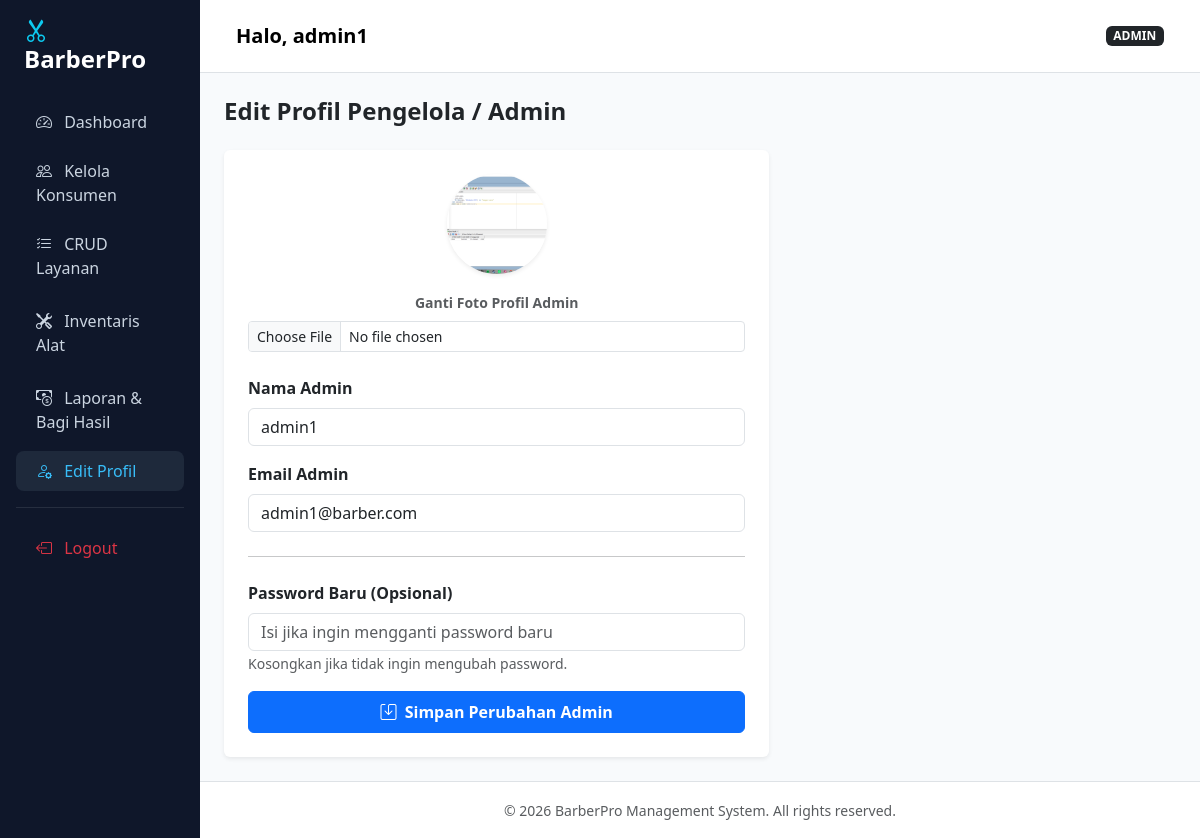
/admin/profil.php (signed in), run on the app's committed database.
### tables this page shows
CREATE TABLE IF NOT EXISTS `users` (
  `id` int NOT NULL AUTO_INCREMENT,
  `nama` varchar(100) DEFAULT NULL,
  `email` varchar(100) DEFAULT NULL,
  `password` varchar(255) DEFAULT '',
  `role` enum('admin','konsumen') NOT NULL DEFAULT 'konsumen',
  `created_at` timestamp NOT NULL DEFAULT (now()) ON UPDATE CURRENT_TIMESTAMP,
  `foto` varchar(255) DEFAULT NULL,
  PRIMARY KEY (`id`)
);

### admin/profil.php (the view, shortened to what this page needs)
<?php
require '../config/koneksi.php';
$admin_id = $_SESSION['user_id'];
$admin = mysqli_fetch_assoc(mysqli_query($conn, "SELECT * FROM users WHERE id = $admin_id"));
include '../includes/header.php';
include '../includes/sidebar.php';
?>
<h4 class="fw-bold mb-4">Edit Profil Pengelola / Admin</h4>
<div class="row">
    <div class="col-md-7">
        <div class="card border-0 shadow-sm p-4">
            <form method="POST" enctype="multipart/form-data">
                <div class="text-center mb-4">
                    <img src="<?= !empty($admin['foto']) ? '../uploads/' . $admin['foto'] : 'https://github.com/mdo.png'; ?>" class="rounded-circle object-fit-cover shadow-sm mb-3" width="100" height="100" alt="Avatar">
                    <div>
                        <label class="form-label fw-semibold small text-muted">Ganti Foto Profil Admin</label>
                        <input type="file" name="foto" class="form-control form-control-sm">
                    </div>
                </div>
                <div class="mb-3">
                    <label class="form-label fw-semibold">Nama Admin</label>
                    <input type="text" name="nama" class="form-control" value="<?= htmlspecialchars($admin['nama']); ?>" required>
                </div>
                <div class="mb-3">
                    <label class="form-label fw-semibold">Email Admin</label>
                    <input type="email" name="email" class="form-control" value="<?= htmlspecialchars($admin['email']); ?>" required>
                </div>
                <hr class="my-4">
                <div class="mb-3">
                    <label class="form-label fw-semibold">Password Baru (Opsional)</label>
                    <input type="password" name="password_baru" class="form-control" placeholder="Isi jika ingin mengganti password baru">
                    <small class="text-muted">Kosongkan jika tidak ingin mengubah password.</small>
                </div>
                <button type="submit" name="update_admin" class="btn btn-primary w-100 py-2 fw-semibold">
                    <i class="bi bi-save me-1"></i> Simpan Perubahan Admin
                </button>
            </form>
        </div>
    </div>
</div>
<?php include '../includes/footer.php'; ?>

### includes/header.php (style rules this page uses)
body { background-color: #f8fafc; font-family: 'Segoe UI', Tahoma, Geneva, Verdana, sans-serif; }
.object-fit-cover { object-fit: cover; }

### data on the page
users: foto (picture), nama "admin1", email "admin1@barber.com"

### other printed values
$_SESSION['nama'] "admin1"
$_SESSION['role'] "ADMIN"
